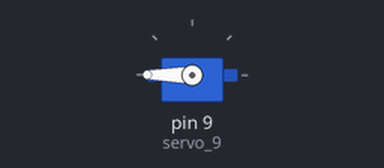
Simulated run of this sketch. Board: Arduino Uno, built with avr-gcc and run on an emulated ATmega328P. On the bench: servo.

Above: at 0.05 s.
Timing chart, 0 to 4.6 s (numbered marks = the images above):
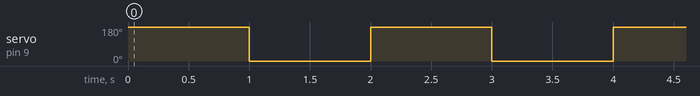

Measured:
- by itself, servo on pin 9 (servo_9): alternates 180° for 1.0 s and 0° for 1.0 s

The sketch:

akilli_kapi.ino
```cpp
#include <Servo.h>
#include <Arduino.h>
#include <Wire.h>
#include <SoftwareSerial.h>

Servo servo_9;

void _delay(float seconds) {
  long endTime = millis() + seconds * 1000;
  while(millis() < endTime) _loop();
}

void setup() {
  servo_9.attach(9);
  while(1) {
      servo_9.write(180);
      _delay(1);
      servo_9.write(0);
      _delay(1);

      _loop();
  }

}

void _loop() {
}

void loop() {
  _loop();
}
```
